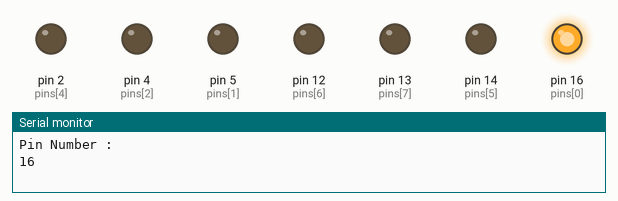
This sketch was run on a simulated Arduino Uno, built with avr-gcc and run on an emulated ATmega328P. Shown: output pins drawn as LEDs (lit = HIGH), the last lines printed to the serial monitor. Pins used as bus, display or sensor lines are not drawn.

Above: at 0.5 s.
At 4.5 s:
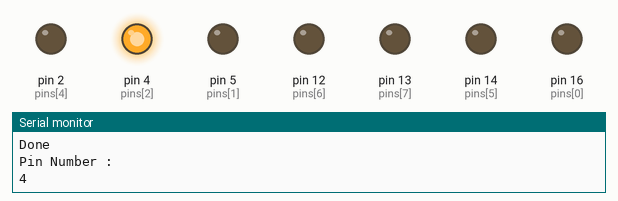
At 6.5 s:
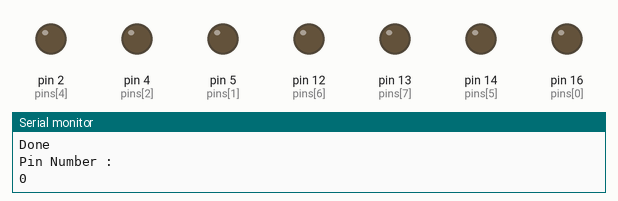
At 8.5 s:
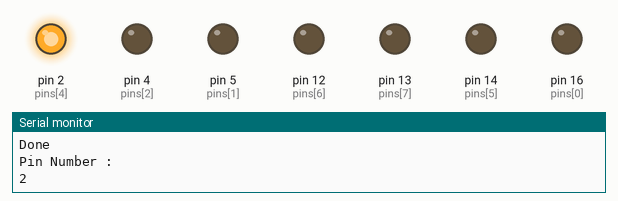
At 12.5 s:
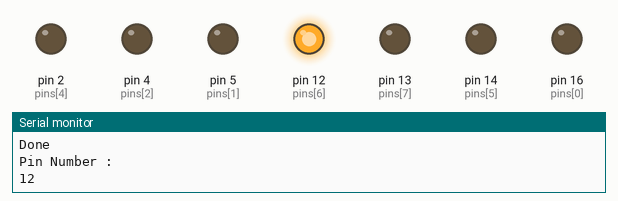
At 18.5 s:
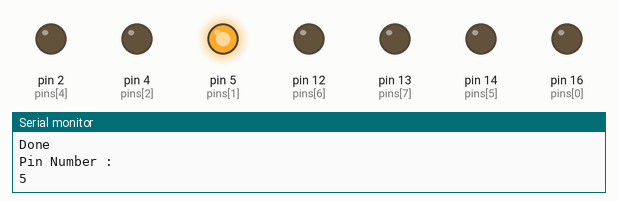
Timing chart, 0 to 20.8 s (numbered marks = the images above):
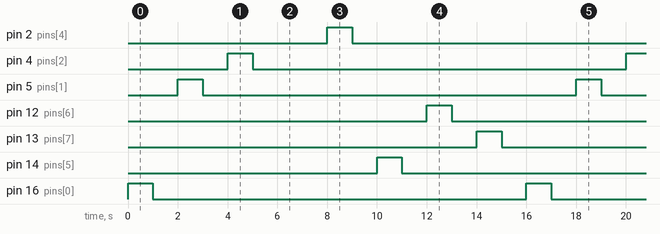

The sketch:

sketch_aug28d.ino
```cpp
int pins[8] = {16,5,4,0,2,14,12,13};

void setup() {
  // put your setup code here, to run once:

  for(int i = 0; i<8; i++){
     pinMode(pins[i],OUTPUT); //////////
  }
  Serial.begin(115200);
}

void loop() {
  // put your main code here, to run repeatedly:

  for(int i = 0; i<8; i++){
    digitalWrite(pins[i],HIGH);
    Serial.println("Pin Number : ");
    Serial.println(pins[i]);
    delay(1000);
    digitalWrite(pins[i],LOW);
    delay(1000);
    Serial.println("Done");
  }

}
```

Measured:
- by itself, pin 2 (pins[4]), pin 4 (pins[2]), pin 5 (pins[1]), pin 12 (pins[6]), pin 13 (pins[7]), pin 14 (pins[5]), pin 16 (pins[0]): alternates HIGH for 1.0 s and LOW for 15.0 s
- by itself, everything shown: repeats every 16.0 s, in 14 steps
